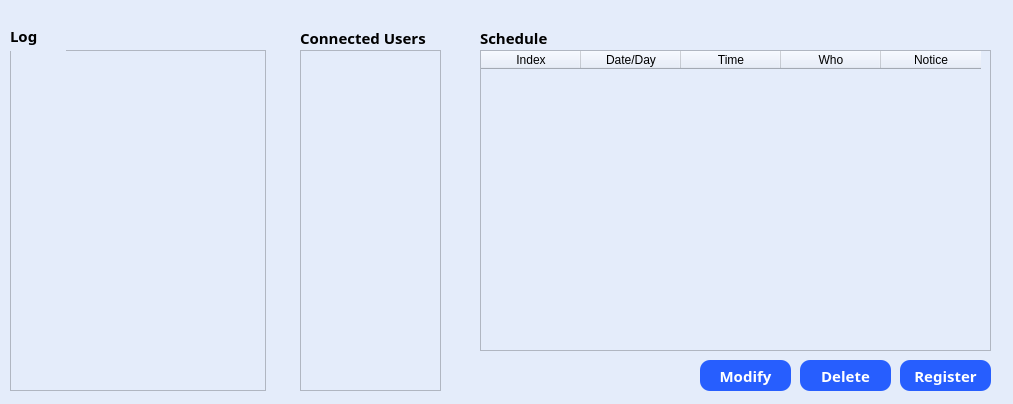
<?xml version="1.0" encoding="UTF-8"?>
<ui version="4.0">
 <class>Form</class>
 <widget class="QWidget" name="Form">
  <property name="geometry">
   <rect>
    <x>0</x>
    <y>0</y>
    <width>1013</width>
    <height>404</height>
   </rect>
  </property>
  <property name="windowTitle">
   <string>Form</string>
  </property>
  <property name="styleSheet">
   <string notr="true">background-color: #e4ecfa;</string>
  </property>
  <widget class="QTextBrowser" name="tb_log">
   <property name="geometry">
    <rect>
     <x>10</x>
     <y>50</y>
     <width>256</width>
     <height>341</height>
    </rect>
   </property>
  </widget>
  <widget class="QPushButton" name="btnDelete">
   <property name="geometry">
    <rect>
     <x>800</x>
     <y>360</y>
     <width>91</width>
     <height>31</height>
    </rect>
   </property>
   <property name="font">
    <font>
     <family>Noto Sans KR</family>
     <pointsize>11</pointsize>
     <weight>75</weight>
     <bold>true</bold>
    </font>
   </property>
   <property name="styleSheet">
    <string notr="true">QPushButton {
	background-color: #275efe;
	border-radius: 10px;
	color: #ffffff;
}
QPushButton:hover {
	background-color: #274fff;
}</string>
   </property>
   <property name="text">
    <string>Delete</string>
   </property>
  </widget>
  <widget class="QPushButton" name="btnModify">
   <property name="geometry">
    <rect>
     <x>700</x>
     <y>360</y>
     <width>91</width>
     <height>31</height>
    </rect>
   </property>
   <property name="font">
    <font>
     <family>Noto Sans KR</family>
     <pointsize>11</pointsize>
     <weight>75</weight>
     <bold>true</bold>
    </font>
   </property>
   <property name="styleSheet">
    <string notr="true">QPushButton {
	background-color: #275efe;
	border-radius: 10px;
	color: #ffffff;
}
QPushButton:hover {
	background-color: #274fff;
}</string>
   </property>
   <property name="text">
    <string>Modify</string>
   </property>
  </widget>
  <widget class="QTableWidget" name="twSchedule">
   <property name="geometry">
    <rect>
     <x>480</x>
     <y>50</y>
     <width>511</width>
     <height>301</height>
    </rect>
   </property>
   <property name="font">
    <font>
     <family>Noto Sans KR</family>
     <pointsize>10</pointsize>
     <weight>75</weight>
     <bold>true</bold>
    </font>
   </property>
   <column>
    <property name="text">
     <string>Index</string>
    </property>
   </column>
   <column>
    <property name="text">
     <string>Date/Day</string>
    </property>
   </column>
   <column>
    <property name="text">
     <string>Time</string>
    </property>
   </column>
   <column>
    <property name="text">
     <string>Who</string>
    </property>
   </column>
   <column>
    <property name="text">
     <string>Notice</string>
    </property>
   </column>
  </widget>
  <widget class="QPushButton" name="btnRegister">
   <property name="geometry">
    <rect>
     <x>900</x>
     <y>360</y>
     <width>91</width>
     <height>31</height>
    </rect>
   </property>
   <property name="font">
    <font>
     <family>Noto Sans KR</family>
     <pointsize>11</pointsize>
     <weight>75</weight>
     <bold>true</bold>
    </font>
   </property>
   <property name="styleSheet">
    <string notr="true">QPushButton {
	background-color: #275efe;
	border-radius: 10px;
	color: #ffffff;
}
QPushButton:hover {
	background-color: #274fff;
}</string>
   </property>
   <property name="text">
    <string>Register</string>
   </property>
  </widget>
  <widget class="QLabel" name="label">
   <property name="geometry">
    <rect>
     <x>10</x>
     <y>20</y>
     <width>56</width>
     <height>31</height>
    </rect>
   </property>
   <property name="font">
    <font>
     <family>Noto Sans KR</family>
     <pointsize>11</pointsize>
     <weight>75</weight>
     <bold>true</bold>
    </font>
   </property>
   <property name="styleSheet">
    <string notr="true"/>
   </property>
   <property name="text">
    <string>Log</string>
   </property>
  </widget>
  <widget class="QLabel" name="label_2">
   <property name="geometry">
    <rect>
     <x>300</x>
     <y>30</y>
     <width>131</width>
     <height>16</height>
    </rect>
   </property>
   <property name="font">
    <font>
     <family>Noto Sans KR</family>
     <pointsize>11</pointsize>
     <weight>75</weight>
     <bold>true</bold>
    </font>
   </property>
   <property name="text">
    <string>Connected Users</string>
   </property>
  </widget>
  <widget class="QLabel" name="label_3">
   <property name="geometry">
    <rect>
     <x>480</x>
     <y>30</y>
     <width>101</width>
     <height>16</height>
    </rect>
   </property>
   <property name="font">
    <font>
     <family>Noto Sans KR</family>
     <pointsize>11</pointsize>
     <weight>75</weight>
     <bold>true</bold>
    </font>
   </property>
   <property name="text">
    <string>Schedule</string>
   </property>
  </widget>
  <widget class="QTextBrowser" name="tb_user">
   <property name="geometry">
    <rect>
     <x>300</x>
     <y>50</y>
     <width>141</width>
     <height>341</height>
    </rect>
   </property>
  </widget>
 </widget>
 <resources/>
 <connections/>
</ui>
